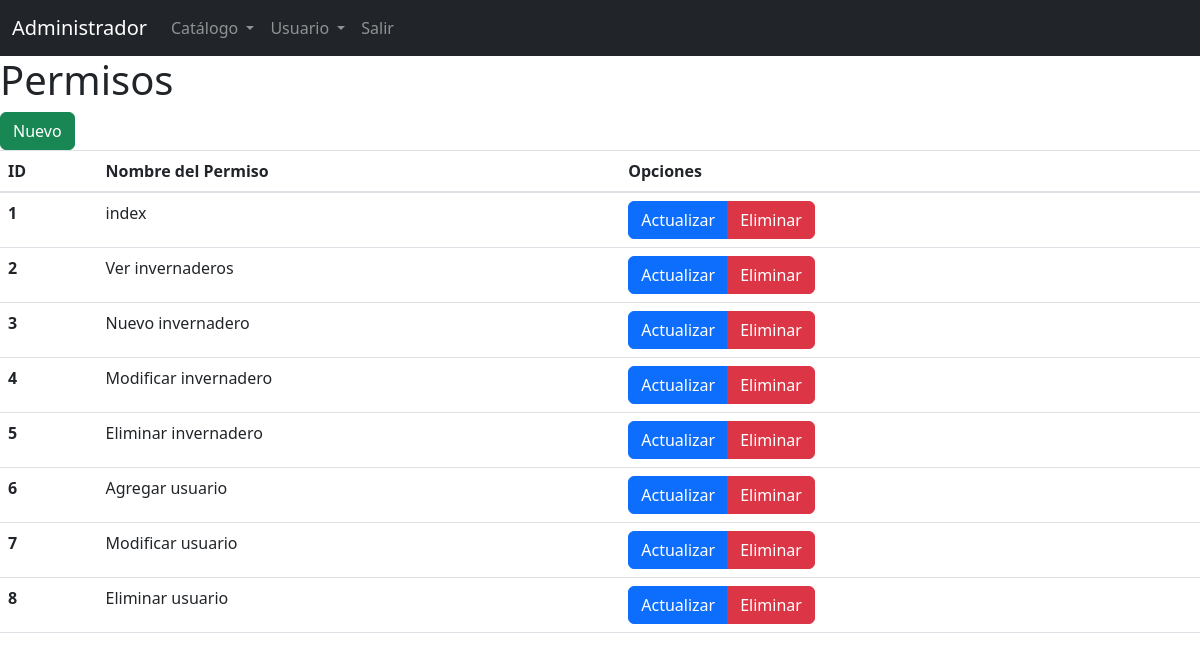
The page /admin/permisos.php (signed in) on the database its author committed.
### tables this page shows
CREATE TABLE `permiso` (
  `id_permiso` int(11) NOT NULL,
  `permiso` varchar(30) NOT NULL
);

### sistema.class.php (called while the page is built, shortened)
<?php
class Sistema
{
    function conexion()
    {
        $this->con = new PDO(SGBD . ':host=' . DBHOST . ';dbname=' . DBNAME . ';port=' . DBPORT, DBUSER, DBPASS);
    }
}
?>

### admin/permisos.class.php (called while the page is built, shortened)
<?php
require_once('../sistema.class.php');
class Permisos extends Sistema {
    function readAll() {
        $sql = "SELECT * FROM permiso";
        $consulta = $this->con->prepare($sql);
        $consulta->execute();
        return $consulta->fetchAll(PDO::FETCH_ASSOC);
    }
}
?>

### admin/views/permisos/index.php (the view, shortened to what this page needs)
<?php require('views/header/header_administrador.php'); ?>
<h1>Permisos</h1>
<a href="permisos.php?accion=crear" class="btn btn-success">Nuevo</a>
<table class="table">
    <thead>
        <tr>
            <th scope="col">ID</th>
            <th scope="col">Nombre del Permiso</th>
            <th scope="col">Opciones</th>
        </tr>
    </thead>
    <tbody>
        <?php foreach ($permisos as $permiso) : ?>
        <tr>
            <th scope="row"><?php echo $permiso['id_permiso']; ?></th>
            <td><?php echo $permiso['permiso']; ?></td>
            <td>
                <div class="btn-group" role="group" aria-label="Basic example">
                    <a href="permisos.php?accion=actualizar&id=<?php echo $permiso['id_permiso']; ?>" class="btn btn-primary">Actualizar</a>
                    <a href="permisos.php?accion=eliminar&id=<?php echo $permiso['id_permiso']; ?>" class="btn btn-danger">Eliminar</a>
                </div>
            </td>
        </tr>
        <?php endforeach; ?>
    </tbody>
</table>
<?php require('views/footer.php'); ?>

### rows shown on the page
permiso: id_permiso "1", permiso "index"
permiso: id_permiso "2", permiso "Ver invernaderos"
permiso: id_permiso "3", permiso "Nuevo invernadero"
permiso: id_permiso "4", permiso "Modificar invernadero"
permiso: id_permiso "5", permiso "Eliminar invernadero"
permiso: id_permiso "6", permiso "Agregar usuario"
permiso: id_permiso "7", permiso "Modificar usuario"
permiso: id_permiso "8", permiso "Eliminar usuario"
